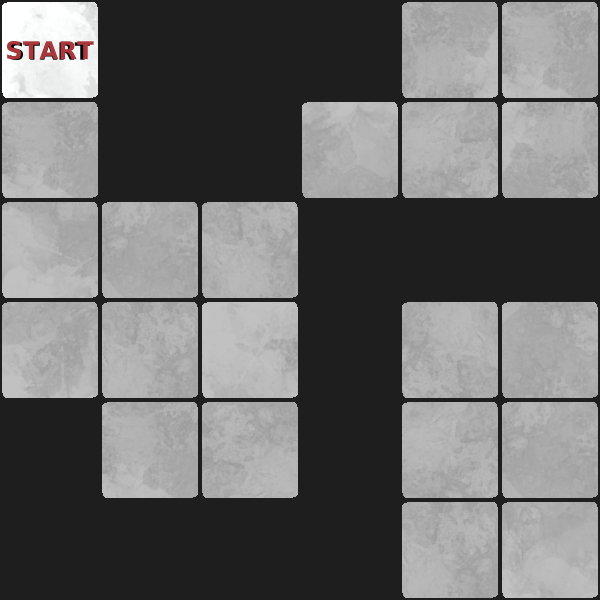

A level layout from a 2D game, rendered from its tile map. Below: a short description, then the map file with its tile-grid data intact:
An orthogonal 6x6 tile map with 100x100 px tiles, 1 tile layer (Back and Forth) and 8 objects.

<map version="1.10" tiledversion="1.11.2" orientation="orthogonal" renderorder="left-up" width="6" height="6" tilewidth="100" tileheight="100" infinite="0" backgroundcolor="#1e1e1e" nextlayerid="4" nextobjectid="16">
 <tileset firstgid="1" source="../sprite_sheet.tsx" />
 <layer id="1" name="Back and Forth" width="6" height="6">
  <properties>
   <property name="level" type="int" value="4" />
   <property name="minimumMoves" type="int" value="40" />
  </properties>
  <data encoding="csv">
115,0,0,0,34,45,
45,0,0,40,46,52,
31,49,35,0,0,0,
48,30,50,0,53,27,
0,45,19,0,46,49,
0,0,0,0,30,32
</data>
 </layer>
 <objectgroup id="2" name="Elements">
  <object id="15" template="../object-templates/Exit.tx" x="200" y="100" />
  <object id="12" template="../object-templates/Pit1.tx" x="300" y="400" />
  <object id="13" template="../object-templates/Pit2.tx" gid="78" x="400" y="300" width="100" height="100" />
  <object id="14" template="../object-templates/Pit3.tx" gid="73" x="300" y="100" width="100" height="100" />
 </objectgroup>
 <objectgroup id="3" name="Entities">
  <object id="9" template="../object-templates/Box1.tx" gid="12" x="0" y="400" width="100" height="100" />
  <object id="10" template="../object-templates/Box2.tx" gid="1" x="500" y="400" width="100" height="100" />
  <object id="11" template="../object-templates/Box3.tx" gid="7" x="400" y="500" width="100" height="100" />
  <object id="8" template="../object-templates/Player.tx" x="0" y="100">
   <properties>
    <property name="Direction" type="int" propertytype="Direction" value="1" />
   </properties>
  </object>
 </objectgroup>
</map>
